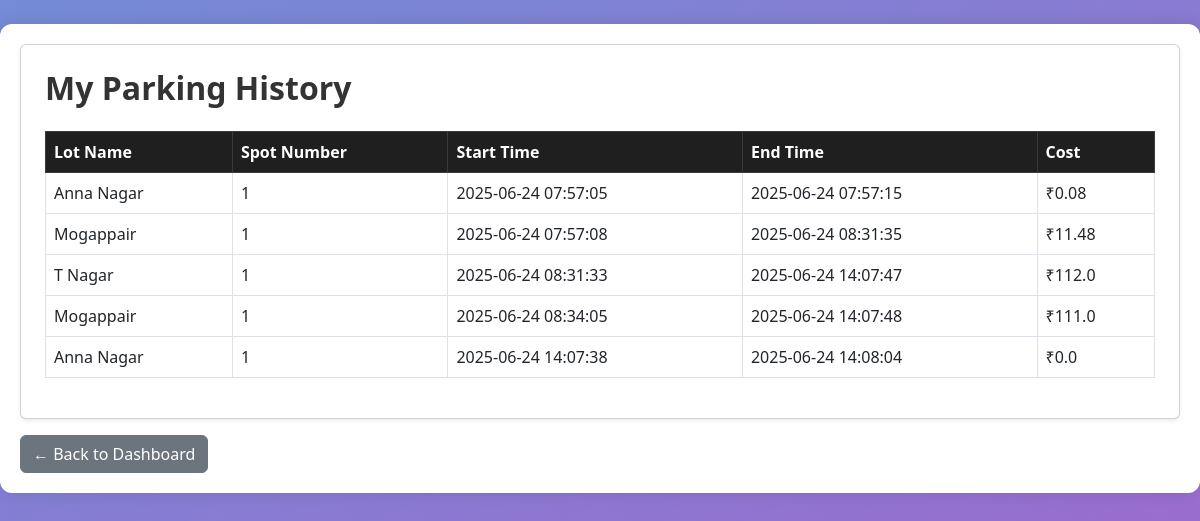
/user/history (signed in), run on an earlier commit of the app's database.
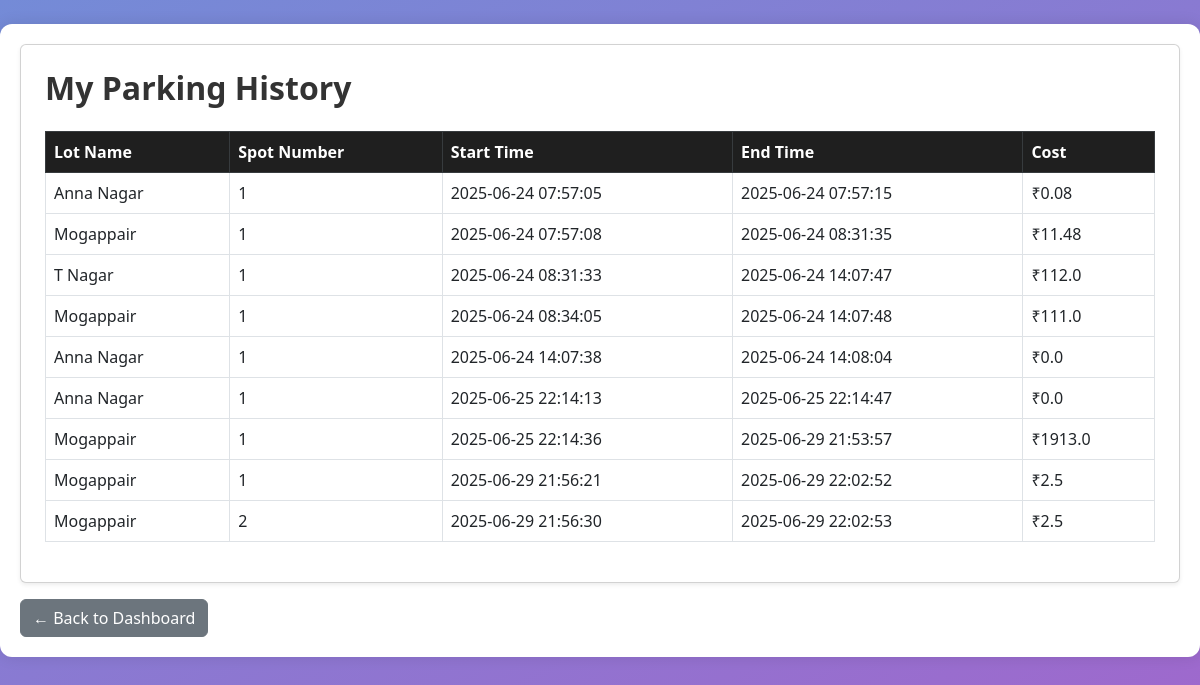
And on a later commit of the database.
### models/models.py (models this page shows)
class ParkingLot(db.Model):
    id = db.Column(db.Integer, primary_key=True)
    name = db.Column(db.String(100), nullable=False)
    address = db.Column(db.String(200), nullable=False)
    pin_code = db.Column(db.String(10), nullable=False)
    price = db.Column(db.Float, nullable=False)
    max_spots = db.Column(db.Integer, nullable=False)
    spots = db.relationship('ParkingSpot', backref='lot')

class Reservation(db.Model):
    id = db.Column(db.Integer, primary_key=True)
    spot_id = db.Column(db.Integer, db.ForeignKey('parking_spot.id'), nullable=False)
    user_id = db.Column(db.Integer, db.ForeignKey('user.id'), nullable=False)
    parking_time = db.Column(db.DateTime, default=datetime.utcnow)
    leaving_time = db.Column(db.DateTime, nullable=True)
    cost = db.Column(db.Float, default=0.0)

### app.py (the view)
@app.route('/user/history')
def user_history():
    if session.get('role') != 'user':
        return redirect('/login')
    reservations = Reservation.query.filter_by(user_id=session.get('user_id')).all()
    history_data = []
    for res in reservations:
        spot = ParkingSpot.query.get(res.spot_id)
        lot = ParkingLot.query.get(spot.lot_id) if spot else None
        history_data.append({
            'lot_name': lot.name if lot else 'N/A',
            'spot_number': spot.spot_number if spot else '-',
            'start_time': res.parking_time,
            'end_time': res.leaving_time if res.leaving_time else 'Still Parked',
            'cost': res.cost if res.cost is not None else 0.0
        })
    return render_template('user_history.html', history_data=history_data)

### templates/user_history.html
{% set title = "View" %}
{% extends "layout.html" %}
{% block content %}
<div class="container mt-4">
    <div class="card shadow-sm p-4 bg-white">
        <h2 class="mb-4">My Parking History</h2>
        <table class="table table-hover table-bordered">
            <thead class="table-dark">
                <tr>
                    <th>Lot Name</th>
                    <th>Spot Number</th>
                    <th>Start Time</th>
                    <th>End Time</th>
                    <th>Cost</th>
                </tr>
            </thead>
            <tbody>
                {% for item in history_data %}
                <tr>
                    <td>{{ item.lot_name }}</td>
                    <td>{{ item.spot_number }}</td>
                    <td>{{ item.start_time.strftime("%Y-%m-%d %H:%M:%S") }}</td>
                    <td>
                        {% if item.end_time == 'Still Parked' %}
                            Still Parked
                        {% else %}
                            {{ item.end_time.strftime("%Y-%m-%d %H:%M:%S") }}
                        {% endif %}
                    </td>
                    <td>₹{{ item.cost|round(2) }}</td>
                </tr>
                {% endfor %}
            </tbody>
        </table>
    </div>
    <a href="{{ url_for('user_dashboard') }}" class="btn btn-secondary mt-3">← Back to Dashboard</a>
</div>
{% endblock %}

### templates/layout.html (shortened to what this page needs)
<!DOCTYPE html>
<html lang="en">
<head>
    <link href="https://cdn.jsdelivr.net/npm/bootstrap@5.3.0/dist/css/bootstrap.min.css" rel="stylesheet">
    {% if title == "Register" %}
    <link rel="stylesheet" href="{{ url_for('static', filename='css/register.css') }}">
    {% elif title == "Login" %}
    <link rel="stylesheet" href="{{ url_for('static', filename='css/login.css') }}">
    {% elif title == "Admin" %}
    <link rel="stylesheet" href="{{ url_for('static', filename='css/admin.css') }}">
    {% elif title == "Edit Parking Lot" or title == "View" %}
    <link rel="stylesheet" href="{{ url_for('static', filename='css/edit_lot.css') }}">
    {% elif title == "User_dashboard" %}
    <link rel="stylesheet" href="{{ url_for('static', filename='css/user_dashboard.css') }}">
    {% elif title == "View Available Parking Lots" %}
    <link rel="stylesheet" href="{{ url_for('static', filename='css/view_available_parking_lots.css') }}">
    {% endif %}
</head>
<body>
    {% block content %}{% endblock %}
</body>
</html>

### static/css/edit_lot.css (style rules this page uses)
body { font-family: 'Segoe UI', Tahoma, Geneva, Verdana, sans-serif; margin: 0; background-image: linear-gradient(150deg, #748bd7, #ba52c6); padding: 0; height: 200vh; }
.container { max-width: 1200px; margin: 40px auto; padding: 20px; background-color: white; border-radius: 12px; box-shadow: 0 0 15px rgba(0,0,0,0.1); }
h2, h3 { font-weight: 600; color: #333; margin-bottom: 20px; }
.table th { background-color: #1f1f1f; color: white; font-weight: 600; }
.table td, .table th { vertical-align: middle; }

What changed in the data, as far as the page shows it:
added Reservation: start_time "2025-06-25 22:14:13", end_time "2025-06-25 22:14:47", cost "0.0"
added Reservation: start_time "2025-06-25 22:14:36", end_time "2025-06-29 21:53:57", cost "1913.0"
added Reservation: start_time "2025-06-29 21:56:21", end_time "2025-06-29 22:02:52", cost "2.5"
added Reservation: start_time "2025-06-29 21:56:30", end_time "2025-06-29 22:02:53", cost "2.5"
Also different on the page:
new list line: "Anna Nagar"
new list line: "1 ₹"
new list line: "Mogappair"
new list line: "2 ₹"
